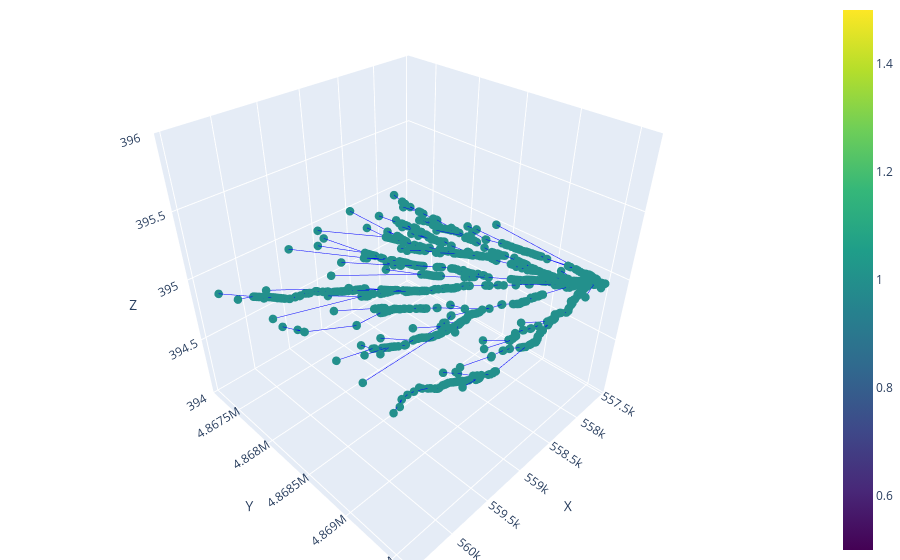

The notebook cell saved with this chart:
### Code cell
network.plot_3D_network(node_color = 'd')
